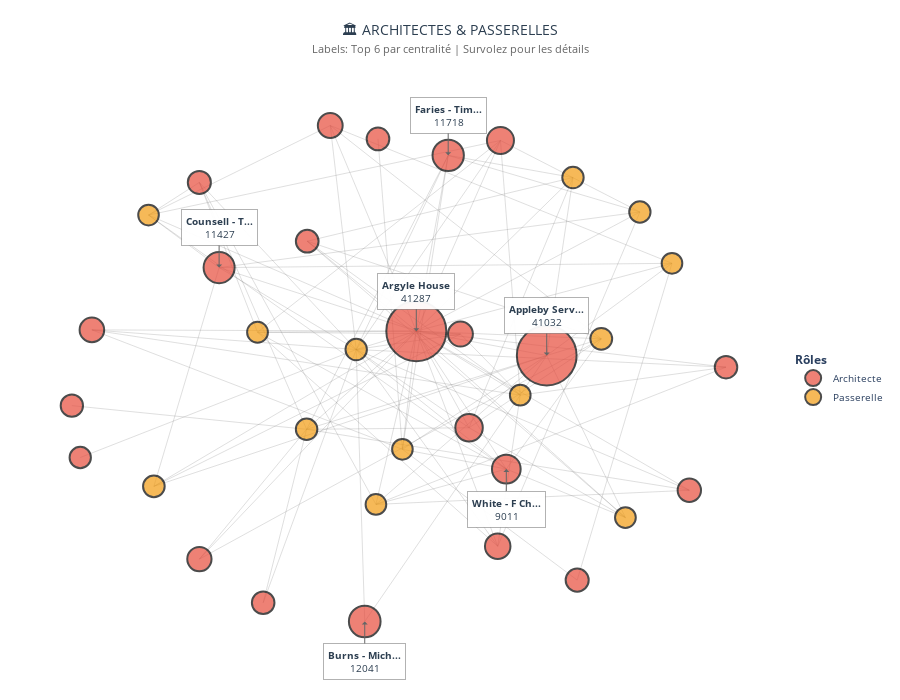

Here is the notebook cell this chart was saved with:
### Markdown cell above
Architectes + Passerelles

### Code cell
# 1️⃣ Filtrer Architectes et Passerelles (Top 35)
mini_df = top35[top35['typologie'].isin(['Architecte','Passerelle'])].copy()
mini_ids = set(mini_df['id'])
G_mini = G.subgraph(mini_ids).copy()

print(f"Sous-graphe cœur : {len(G_mini.nodes())} nœuds, {len(G_mini.edges())} connexions internes")

# 2️⃣ Layout plus espacé
pos_mini = nx.spring_layout(G_mini, k=3, iterations=100, seed=42)  # k augmenté pour plus d'espace

# 3️⃣ Arêtes discrètes
edge_x, edge_y = [], []
for u,v in G_mini.edges():
    x0, y0 = pos_mini[u]
    x1, y1 = pos_mini[v]
    edge_x.extend([x0, x1, None])
    edge_y.extend([y0, y1, None])

edge_trace = go.Scatter(
    x=edge_x, y=edge_y,
    line=dict(width=0.8, color='rgba(120,120,120,0.3)'),
    hoverinfo='none',
    mode='lines',
    showlegend=False
)

# 4️⃣ Nœuds avec annotations MINIMALISTES
node_traces = []
annotations = []

# Sélectionner seulement les 5-6 nœuds les plus importants pour les annotations
top_annotations = mini_df.nlargest(6, 'betweenness')

for typ in ['Architecte','Passerelle']:
    subset = mini_df[mini_df['typologie']==typ]
    node_x, node_y, sizes, borders, hover_texts = [], [], [], [], []
    
    for _, row in subset.iterrows():
        nid = row['id']
        if nid not in pos_mini:
            continue
        x, y = pos_mini[nid]
        node_x.append(x)
        node_y.append(y)
        
        # Taille basée sur la centralité (plus significative)
        size = 20 + (row['betweenness'] / mini_df['betweenness'].max()) * 40
        sizes.append(size)
        
        borders.append(TYPO_COLORS.get(row['typologie'], "#7f8c8d"))
        hover_texts.append(f"{row['name']} | {row['typologie']}")
    
    node_traces.append(go.Scatter(
        x=node_x, y=node_y,
        mode='markers',
        marker=dict(
            symbol='circle', 
            size=sizes, 
            color=borders, 
            line=dict(width=2, color='#000000')
        ),
        text=hover_texts,
        hoverinfo='text',
        name=typ
    ))

# 5️⃣ Annotations seulement pour les TOP 6
for _, row in top_annotations.iterrows():
    nid = row['id']
    if nid in pos_mini:
        x, y = pos_mini[nid]
        
        name = row['name']
        short_name = name.split(';')[0] if ';' in name else name
        short_name = short_name[:12] + "..." if len(short_name) > 12 else short_name
        
        # TEXTE MINIMAL
        annotation_text = f"<b>{short_name}</b><br>{row['betweenness']:.0f}"
        
        annotations.append(
            dict(
                x=x,
                y=y,
                xref="x",
                yref="y",
                text=annotation_text,
                showarrow=True,
                arrowhead=1,
                arrowwidth=1,
                arrowcolor="#666666",
                bgcolor="rgba(255, 255, 255, 0.95)",
                bordercolor="rgba(0, 0, 0, 0.3)",
                borderwidth=1,
                borderpad=4,
                font=dict(size=10, color="#2c3e50"),
                # Positions stratégiques pour éviter les chevauchements
                ax=0,  # Pas de décalage horizontal
                ay=-40 if y > 0 else 40  # Toujours vers le bas ou le haut
            )
        )

# 6️⃣ Figure épurée
fig_mini = go.Figure(data=[edge_trace] + node_traces)

fig_mini.update_layout(
    title=dict(
        text="🏛️ ARCHITECTES & PASSERELLES<br>"
             "<span style='font-size:11px; color:#666'>"
             "Labels: Top 6 par centralité | Survolez pour les détails"
             "</span>",
        x=0.5,
        xanchor="center",
        y=0.95,
        font=dict(size=14, color=COLOR_PALETTE['text'])
    ),
    width=900,
    height=700,
    showlegend=True,
    hoverlabel=dict(
        bgcolor="rgba(0,0,0,0.8)",
        font_size=10,
        font_color="white"
    ),
    plot_bgcolor='white',
    paper_bgcolor='white',
    legend=dict(
        title="<b>Rôles</b>",
        bgcolor="rgba(255,255,255,0.9)",
        bordercolor="rgba(0,0,0,0.2)",
        font=dict(size=10),
        x=1.02,
        y=0.5
    ),
    margin=dict(l=20, r=120, t=80, b=20),
    xaxis=dict(showgrid=False, zeroline=False, showticklabels=False),
    yaxis=dict(showgrid=False, zeroline=False, showticklabels=False),
    annotations=annotations
)

print("🚀 Graphique épuré - Seulement 6 labels principaux")
fig_mini.show()

### Figure 1 — Plotly figure (JSON) as saved in the notebook; plotly's stock layout.template omitted (floating-point values rounded to 4 significant figures; data arrays with more than 128 entries replaced by an {"elided": "..."} marker saying what was removed)
{"data": [{"hoverinfo": "none", "line": {"color": "rgba(120,120,120,0.3)", "width": 0.8}, "mode": "lines", "showlegend": false, "type": "scatter", "x": {"elided": "312 float values"}, "y": {"elided": "312 float values"}}, {"hoverinfo": "text", "marker": {"color": ["#e74c3c", "#e74c3c", "#e74c3c", "#e74c3c", "#e74c3c", "#e74c3c", "#e74c3c", "#e74c3c", "#e74c3c", "#e74c3c", "#e74c3c", "#e74c3c", "#e74c3c", "#e74c3c", "#e74c3c", "#e74c3c", "#e74c3c", "#e74c3c", "#e74c3c", "#e74c3c", "#e74c3c", "#e74c3c"], "line": {"color": "#000000", "width": 2}, "size": [60, 59.75, 31.67, 31.35, 31.07, 28.73, 27.46, 27.02, 25.49, 24.88, 24.84, 24.58, 24.29, 23.37, 23.07, 23.07, 22.72, 22.65, 22.58, 22.53, 22.32, 21.34], "symbol": "circle"}, "mode": "markers", "name": "Architecte", "text": ["Argyle House; 41a Cedar Avenue; Hamilton HM 12; Bermuda | Architecte", "Appleby Services (Bermuda) Ltd. | Architecte", "Burns - Michael J | Architecte", "Faries - Timothy Carrick | Architecte", "Counsell - Timothy J | Architecte", "White - F Chesley | Architecte", "Robinson - Kenneth E T | Architecte", "Collis - Judith | Architecte", "Morris - A Shaun | Architecte", "Keyes - James Michael | Architecte", "Jones - Michael | Architecte", "Lines - David R | Architecte", "Bossin - Alan Irving | Architecte", "Adderley - Donald Bradfield | Architecte", "KPMG - Bermuda | Architecte", "Bubenzer - Peter - Bermuda | Architecte", "Richardson-Augustus - Tammy L | Architecte", "Deloitte & Touche Ltd. - Bermuda | Architecte", "Cabral - Warren Wilton | Architecte", "Spurling - Richard D | Architecte", "PricewaterhouseCoopers - Bermuda | Architecte", "Ernst & Young Ltd. | Architecte"], "type": "scatter", "x": [0.05023, 0.4355, -0.1021, 0.1445, -0.5324, 0.3161, 0.2061, 0.2988, 0.2908, 0.1806, -0.204, -0.9083, -0.5907, 0.8569, 0.5255, -0.5908, -0.2721, -0.063, -0.4022, 0.9653, -0.9675, -0.9427], "y": [0.1351, 0.03984, -1, 0.8223, 0.3836, -0.4039, -0.2426, 0.8806, -0.7059, 0.1238, 0.939, 0.1401, -0.7561, -0.4869, -0.8382, 0.7165, 0.4867, 0.8867, -0.9267, -0.005666, -0.1561, -0.359]}, {"hoverinfo": "text", "marker": {"color": ["#f39c12", "#f39c12", "#f39c12", "#f39c12", "#f39c12", "#f39c12", "#f39c12", "#f39c12", "#f39c12", "#f39c12", "#f39c12", "#f39c12", "#f39c12"], "line": {"color": "#000000", "width": 2}, "size": [21.82, 21.62, 21.49, 21.4, 21.38, 21.31, 20.8, 20.78, 20.69, 20.65, 20.65, 20.63, 20.62], "symbol": "circle"}, "mode": "markers", "name": "Passerelle", "text": ["CORONA LTD. | Passerelle", "Kowo Limited | Passerelle", "LION CORPORATION LIMITED | Passerelle", "Olivewood Limited | Passerelle", "SOLVEST, LTD. | Passerelle", "Aberystwyth Limited | Passerelle", "WOODBRIDGE COMPANY LIMITED | Passerelle", "KINGSTON ASSOCIATES, LTD. | Passerelle", "Tholu Limited | Passerelle", "A.A. LTD. | Passerelle", "THL Ltd. | Passerelle", "Pure Products Limited | Passerelle", "Children's Hospital Integrated Risk Protective Limited | Passerelle"], "type": "scatter", "x": [0.5967, -0.7252, -0.2739, -0.1274, 0.5131, 0.7108, -0.4189, 0.668, 0.3573, -0.06908, 0.8057, -0.7409, 0.009167], "y": [0.1051, -0.4717, -0.2486, 0.06325, 0.7356, 0.6009, 0.1309, -0.5937, -0.115, -0.5422, 0.4003, 0.5889, -0.3269]}], "layout": {"annotations": [{"arrowcolor": "#666666", "arrowhead": 1, "arrowwidth": 1, "ax": 0, "ay": -40, "bgcolor": "rgba(255, 255, 255, 0.95)", "bordercolor": "rgba(0, 0, 0, 0.3)", "borderpad": 4, "borderwidth": 1, "font": {"color": "#2c3e50", "size": 10}, "showarrow": true, "text": "<b>Argyle House</b><br>41287", "x": 0.05023, "xref": "x", "y": 0.1351, "yref": "y"}, {"arrowcolor": "#666666", "arrowhead": 1, "arrowwidth": 1, "ax": 0, "ay": -40, "bgcolor": "rgba(255, 255, 255, 0.95)", "bordercolor": "rgba(0, 0, 0, 0.3)", "borderpad": 4, "borderwidth": 1, "font": {"color": "#2c3e50", "size": 10}, "showarrow": true, "text": "<b>Appleby Serv...</b><br>41032", "x": 0.4355, "xref": "x", "y": 0.03984, "yref": "y"}, {"arrowcolor": "#666666", "arrowhead": 1, "arrowwidth": 1, "ax": 0, "ay": 40, "bgcolor": "rgba(255, 255, 255, 0.95)", "bordercolor": "rgba(0, 0, 0, 0.3)", "borderpad": 4, "borderwidth": 1, "font": {"color": "#2c3e50", "size": 10}, "showarrow": true, "text": "<b>Burns - Mich...</b><br>12041", "x": -0.1021, "xref": "x", "y": -1, "yref": "y"}, {"arrowcolor": "#666666", "arrowhead": 1, "arrowwidth": 1, "ax": 0, "ay": -40, "bgcolor": "rgba(255, 255, 255, 0.95)", "bordercolor": "rgba(0, 0, 0, 0.3)", "borderpad": 4, "borderwidth": 1, "font": {"color": "#2c3e50", "size": 10}, "showarrow": true, "text": "<b>Faries - Tim...</b><br>11718", "x": 0.1445, "xref": "x", "y": 0.8223, "yref": "y"}, {"arrowcolor": "#666666", "arrowhead": 1, "arrowwidth": 1, "ax": 0, "ay": -40, "bgcolor": "rgba(255, 255, 255, 0.95)", "bordercolor": "rgba(0, 0, 0, 0.3)", "borderpad": 4, "borderwidth": 1, "font": {"color": "#2c3e50", "size": 10}, "showarrow": true, "text": "<b>Counsell - T...</b><br>11427", "x": -0.5324, "xref": "x", "y": 0.3836, "yref": "y"}, {"arrowcolor": "#666666", "arrowhead": 1, "arrowwidth": 1, "ax": 0, "ay": 40, "bgcolor": "rgba(255, 255, 255, 0.95)", "bordercolor": "rgba(0, 0, 0, 0.3)", "borderpad": 4, "borderwidth": 1, "font": {"color": "#2c3e50", "size": 10}, "showarrow": true, "text": "<b>White - F Ch...</b><br>9011", "x": 0.3161, "xref": "x", "y": -0.4039, "yref": "y"}], "height": 700, "hoverlabel": {"bgcolor": "rgba(0,0,0,0.8)", "font": {"color": "white", "size": 10}}, "legend": {"bgcolor": "rgba(255,255,255,0.9)", "bordercolor": "rgba(0,0,0,0.2)", "font": {"size": 10}, "title": {"text": "<b>Rôles</b>"}, "x": 1.02, "y": 0.5}, "margin": {"b": 20, "l": 20, "r": 120, "t": 80}, "paper_bgcolor": "white", "plot_bgcolor": "white", "showlegend": true, "title": {"font": {"color": "#2c3e50", "size": 14}, "text": "🏛️ ARCHITECTES & PASSERELLES<br><span style='font-size:11px; color:#666'>Labels: Top 6 par centralité | Survolez pour les détails</span>", "x": 0.5, "xanchor": "center", "y": 0.95}, "width": 900, "xaxis": {"showgrid": false, "showticklabels": false, "zeroline": false}, "yaxis": {"showgrid": false, "showticklabels": false, "zeroline": false}}}
